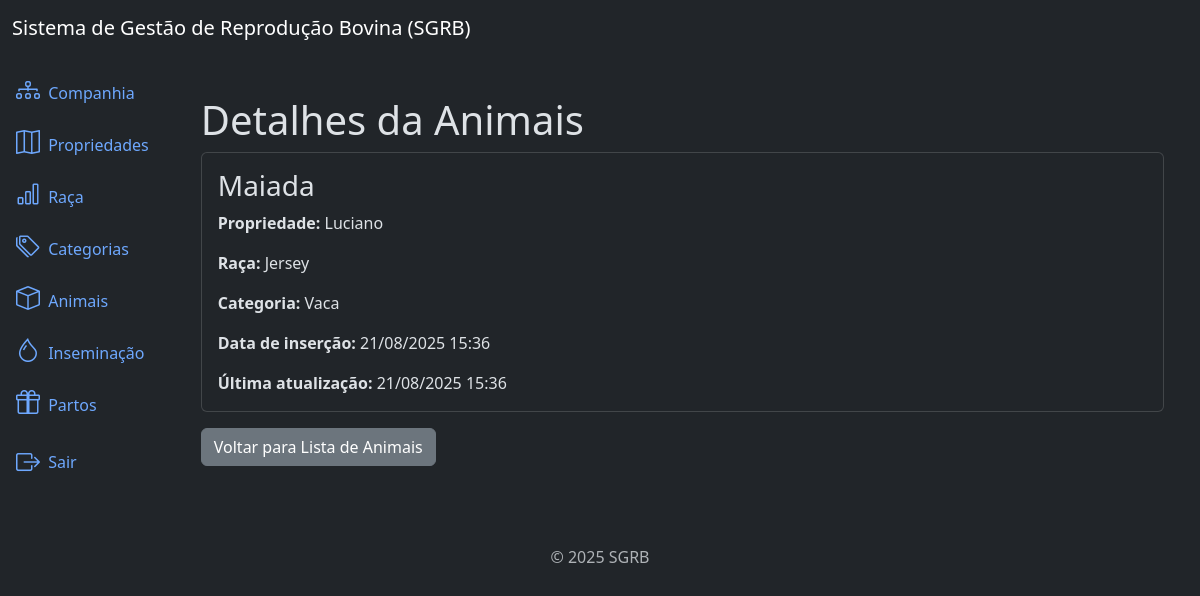
The page /animals/4/detail/ (signed in) on the database as committed earlier.
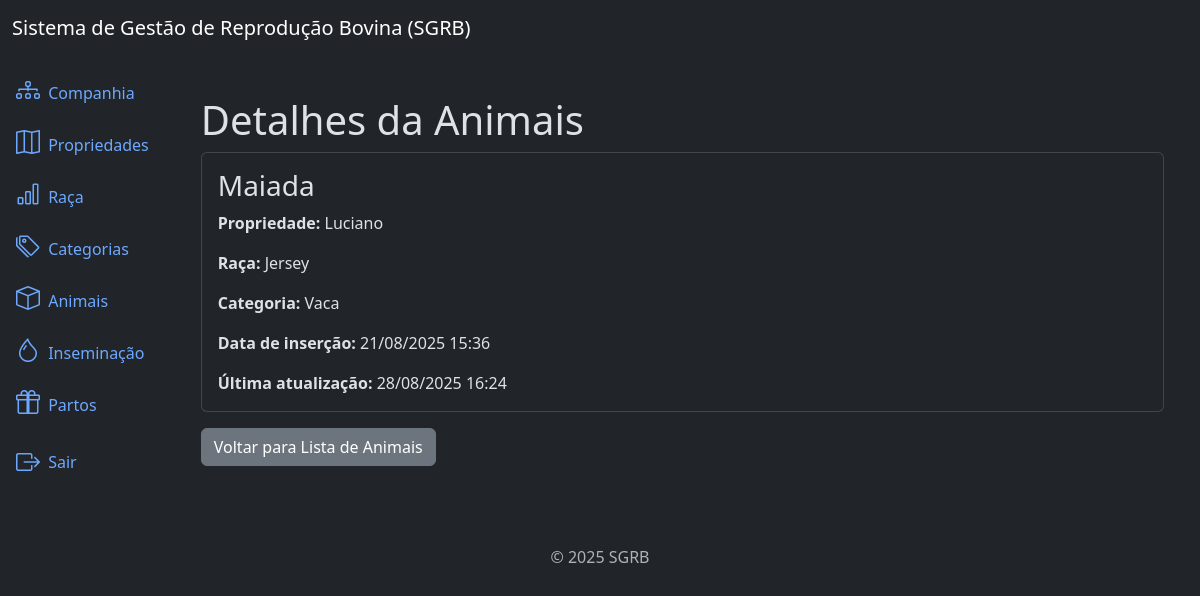
The same page on the database as committed later.
### animals/models.py (models this page shows, shortened)
class Animal(models.Model):
    name = models.CharField(max_length=100)
    birth = models.DateField(null=True, blank=True)
    farm = models.ForeignKey(Farm, on_delete=models.PROTECT, related_name='animais')  # noqa
    breed = models.ForeignKey(Breed, on_delete=models.PROTECT, related_name='animais')  # noqa
    category = models.ForeignKey(Category, on_delete=models.PROTECT, related_name='animais') # noqa
    created_at = models.DateTimeField(auto_now_add=True)
    updated_at = models.DateTimeField(auto_now=True)
    culling_date = models.DateField(null=True, blank=True,verbose_name='Data da Baixa')  # noqa
    culling_reason = models.CharField(
        max_length=2,
        choices=CULLING_REASON_CHOICES,
        null=True,
        blank=True,
    )
    class Meta:
        ordering = ['name']

### farms/models.py (models this page shows)
class Farm(models.Model):
    name = models.CharField(max_length=100)
    company = models.ForeignKey(Company, on_delete=models.CASCADE, related_name="farms")  # noqa
    created_at = models.DateTimeField(auto_now_add=True)
    updated_at = models.DateTimeField(auto_now=True)
    def __str__(self):
        return self.name

### breeds/models.py (models this page shows)
class Breed(models.Model):
    name = models.CharField(max_length=100)
    created_at = models.DateTimeField(auto_now_add=True)
    updated_at = models.DateTimeField(auto_now=True)
    class Meta:
        ordering = ['name']
    def __str__(self):
        return self.name

### categories/models.py (models this page shows)
class Category(models.Model):
    name = models.CharField(max_length=100)
    created_at = models.DateTimeField(auto_now_add=True)
    updated_at = models.DateTimeField(auto_now=True)
    class Meta:
        ordering = ['name']
    def __str__(self):
        return self.name

### animals/views.py (the view)
# urls.py: path('animals/<int:pk>/detail/', views.AnimalDetailView.as_view(), name='animal_detail'), # noqa
class AnimalDetailView(LoginRequiredMixin, PermissionRequiredMixin, DetailView):  # noqa
    model = models.Animal
    template_name = 'animal_detail.html'
    permission_required = 'animals.view_animal'

### animals/templates/animal_detail.html
{% extends 'base.html' %}
{% block content %}
  <div class="container mt-4">
    <h3 class="display-6">Detalhes da Animais</h3>
    <div class="card">
      <div class="card-body">
        <h3 class="card-title">{{ object.name }}</h3>
        <p class="card-text">
          <strong>Propriedade:</strong>
          {{ object.farm }}
        </p>
        <p class="card-text">
          <strong>Raça:</strong>
          {{ object.breed }}
        </p>
        <p class="card-text">
          <strong>Categoria:</strong>
          {{ object.category }}
        </p>
        <p class="card-text">
          <strong>Data de inserção:</strong>
          {{ object.created_at|date:"d/m/Y H:i" }}
        </p>
        <p class="card-text">
          <strong>Última atualização:</strong>
          {{ object.updated_at|date:"d/m/Y H:i" }}
        </p>
      </div>
    </div>
    <a href="{% url 'animal_list' %}" class="btn btn-secondary mt-3">Voltar para Lista de Animais</a>
  </div>
{% endblock %}

Rows that differ between the two databases and show on the page:
changed Animal "Maiada": updated_at "21/08/2025 15:36" → "28/08/2025 16:24"
